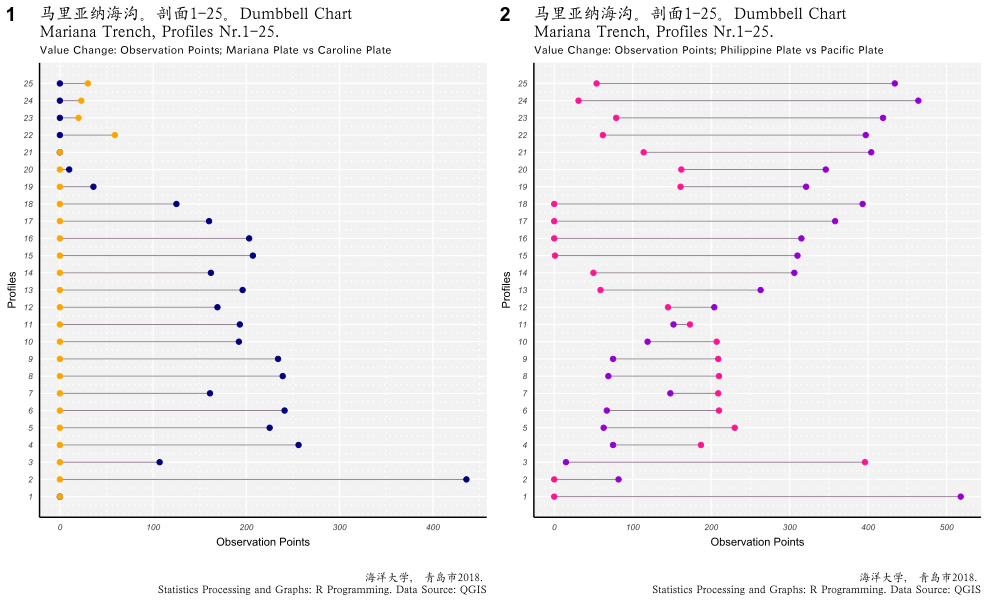

Reproduce this figure in R.
library(ggplot2) # используем данные библиотеки
library(ggalt) # используем данные библиотеки

# ЧАСТЬ-1. формируем исходный датафрейм. 
	# шаг-1. вчитываем таблицу. делаем из нее исходный датафрейм.
MorDF <- read.csv("Morphology.csv", header=TRUE, sep = ",")
head(MorDF)
summary(MorDF)

# ЧАСТЬ-2. строим график Дамббелла
theme_set(theme_classic())
	# шаг-2. устанавливаем факторное значение (здесь: номера профилей 1:25)
profile<- factor(MorDF$profile, levels=as.character(MorDF$profile))  # for right ordering of the dumbells

	# шаг-3. сравниваем распределение точек по паре "Тихоокеанская vs Филиппинская плиты"
PacPhil <- ggplot(MorDF, aes(x = plate_phill, xend = plate_pacif, y = profile, group = profile)) + 
        geom_dumbbell(color = "thistle4", size=0.3, colour_xend = "deeppink", size_xend = 1.5, colour_x = "darkviolet", size_x = 1.5, show.legend = T) + 
        labs(x = "Observation Points", 
             y = "Profiles", 
             title="马里亚纳海沟。剖面1-25。Dumbbell Chart \nMariana Trench, Profiles Nr.1-25.", 
             subtitle="Value Change: Observation Points; Philippine Plate vs Pacific Plate", 
             caption="海洋大学， 青岛市2018. \nStatistics Processing and Graphs: R Programming. Data Source: QGIS") +
            scale_x_continuous(breaks = c(seq(0, 500, by = 100)), minor_breaks = c(seq(0, 500, by = 50))) + # насечки оси X через 1, от -3 до 3.
			scale_y_continuous(breaks = c(seq(1, 25, by = 1))) +
       		theme(
       		#plot.background=element_rect(fill="#f7f7f7"),
        	plot.title = element_text(margin = margin(t = 0, r = 20, b = 5, l = 0), family = "Kai", face = "bold", size = 12),
        	plot.subtitle = element_text(margin = margin(t = 0, r = 20, b = 4, l = 0), family = "Hei", face = "bold", size = 8),
        	plot.caption = element_text(margin = margin(t = 20, r = 10, b = 4, l = 0), family = "Kai", face = "bold", size = 8), 
        	plot.background=element_rect(fill = "white"),
			axis.text.x = element_text(face = 3, color = "gray24", size = 6),
			axis.text.y = element_text(face = 3, color = "gray24", size = 6),
			axis.title.y = element_text(size = 8),
			axis.title.x = element_text(size = 8),
			axis.ticks=element_blank(),
			legend.position="top",
			panel.background=element_rect(fill = "grey95", colour = "grey95"),
			panel.grid.major = element_line("white", size = 0.4),
		    panel.grid.minor = element_line("white", size = 0.4, linetype = "dotted"),
			panel.border=element_blank())
PacPhil

	# шаг-4. сравниваем распределение точек по паре "Марианская vs Каролинская плиты"
MarCar <- ggplot(MorDF, aes(x = plate_maria, xend = plate_carol, y = profile, group = profile)) + 
        geom_dumbbell(color = "thistle4", size=0.3, colour_xend = "orange", size_xend = 1.5, colour_x = "navy", size_x = 1.5, show.legend = T) + 
        labs(x = "Observation Points", 
             y = "Profiles", 
             title="马里亚纳海沟。剖面1-25。Dumbbell Chart \nMariana Trench, Profiles Nr.1-25.", 
             subtitle="Value Change: Observation Points; Mariana Plate vs Caroline Plate", 
             caption="海洋大学， 青岛市2018. \nStatistics Processing and Graphs: R Programming. Data Source: QGIS") +
            scale_x_continuous(breaks = c(seq(0, 500, by = 100)), minor_breaks = c(seq(0, 500, by = 50))) + # насечки оси X через 1, от -3 до 3.
			scale_y_continuous(breaks = c(seq(1, 25, by = 1))) +
       		theme(
       		#plot.background=element_rect(fill="#f7f7f7"),
        	plot.title = element_text(margin = margin(t = 0, r = 20, b = 5, l = 0), family = "Kai", face = "bold", size = 12),
        	plot.subtitle = element_text(margin = margin(t = 0, r = 20, b = 4, l = 0), family = "Hei", face = "bold", size = 8),
        	plot.caption = element_text(margin = margin(t = 20, r = 10, b = 4, l = 0), family = "Kai", face = "bold", size = 8), 
        	plot.background=element_rect(fill = "white"),
			axis.text.x = element_text(face = 3, color = "gray24", size = 6),
			axis.text.y = element_text(face = 3, color = "gray24", size = 6),
			axis.title.y = element_text(size = 8),
			axis.title.x = element_text(size = 8),
			axis.ticks=element_blank(),
			legend.position="top",
			panel.background=element_rect(fill = "grey95", colour = "grey95"),
			panel.grid.major = element_line("white", size = 0.4),
		    panel.grid.minor = element_line("white", size = 0.4, linetype = "dotted"),
			panel.border=element_blank())
MarCar

	# шаг-5. размещаем оба графика на один лист. 
figure <-plot_grid(MarCar, PacPhil, labels = c("1", "2"), ncol = 2, nrow = 1)
